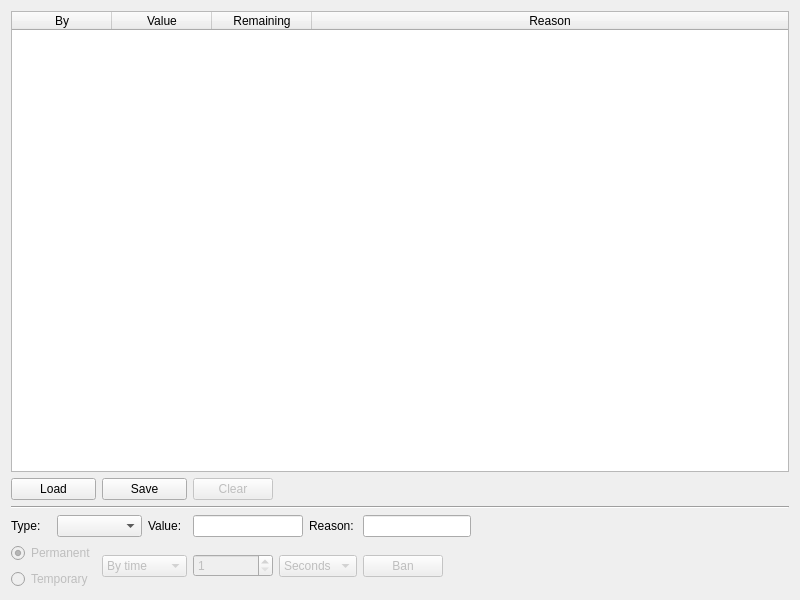
<?xml version="1.0" encoding="UTF-8"?>
<ui version="4.0">
 <class>FrostbiteBanListWidget</class>
 <widget class="QWidget" name="FrostbiteBanListWidget">
  <property name="geometry">
   <rect>
    <x>0</x>
    <y>0</y>
    <width>800</width>
    <height>600</height>
   </rect>
  </property>
  <property name="windowTitle">
   <string/>
  </property>
  <layout class="QGridLayout" name="gridLayout">
   <item row="1" column="4">
    <widget class="QPushButton" name="pushButton_clear">
     <property name="enabled">
      <bool>false</bool>
     </property>
     <property name="text">
      <string>Clear</string>
     </property>
     <property name="icon">
      <iconset resource="Frostbite.qrc">
       <normaloff>:/frostbite/icons/clear.png</normaloff>:/frostbite/icons/clear.png</iconset>
     </property>
     <property name="checkable">
      <bool>false</bool>
     </property>
     <property name="checked">
      <bool>false</bool>
     </property>
     <property name="autoRepeat">
      <bool>false</bool>
     </property>
     <property name="flat">
      <bool>false</bool>
     </property>
    </widget>
   </item>
   <item row="1" column="5" colspan="6">
    <spacer name="horizontalSpacer">
     <property name="orientation">
      <enum>Qt::Horizontal</enum>
     </property>
     <property name="sizeHint" stdset="0">
      <size>
       <width>156</width>
       <height>21</height>
      </size>
     </property>
    </spacer>
   </item>
   <item row="3" column="1" colspan="2">
    <widget class="QComboBox" name="comboBox_type"/>
   </item>
   <item row="1" column="0" colspan="2">
    <widget class="QPushButton" name="pushButton_load">
     <property name="text">
      <string>Load</string>
     </property>
     <property name="icon">
      <iconset resource="Frostbite.qrc">
       <normaloff>:/frostbite/icons/load.png</normaloff>:/frostbite/icons/load.png</iconset>
     </property>
    </widget>
   </item>
   <item row="3" column="10">
    <spacer name="horizontalSpacer_2">
     <property name="orientation">
      <enum>Qt::Horizontal</enum>
     </property>
     <property name="sizeHint" stdset="0">
      <size>
       <width>0</width>
       <height>20</height>
      </size>
     </property>
    </spacer>
   </item>
   <item row="4" column="5" colspan="3">
    <widget class="QComboBox" name="comboBox_timeUnit">
     <property name="enabled">
      <bool>false</bool>
     </property>
     <item>
      <property name="text">
       <string>Seconds</string>
      </property>
     </item>
     <item>
      <property name="text">
       <string>Minutes</string>
      </property>
     </item>
     <item>
      <property name="text">
       <string>Hours</string>
      </property>
     </item>
     <item>
      <property name="text">
       <string>Days</string>
      </property>
     </item>
     <item>
      <property name="text">
       <string>Weeks</string>
      </property>
     </item>
    </widget>
   </item>
   <item row="3" column="0">
    <widget class="QLabel" name="label_type">
     <property name="text">
      <string>Type:</string>
     </property>
    </widget>
   </item>
   <item row="3" column="3">
    <widget class="QLabel" name="label_value">
     <property name="text">
      <string>Value:</string>
     </property>
    </widget>
   </item>
   <item row="3" column="6" colspan="2">
    <widget class="QLabel" name="label_reason">
     <property name="text">
      <string>Reason:</string>
     </property>
    </widget>
   </item>
   <item row="1" column="2" colspan="2">
    <widget class="QPushButton" name="pushButton_save">
     <property name="text">
      <string>Save</string>
     </property>
     <property name="icon">
      <iconset resource="Frostbite.qrc">
       <normaloff>:/frostbite/icons/save.png</normaloff>:/frostbite/icons/save.png</iconset>
     </property>
    </widget>
   </item>
   <item row="3" column="4" colspan="2">
    <widget class="QLineEdit" name="lineEdit_value"/>
   </item>
   <item row="3" column="8" colspan="2">
    <widget class="QLineEdit" name="lineEdit_reason"/>
   </item>
   <item row="4" column="2" colspan="2">
    <widget class="QComboBox" name="comboBox_by">
     <property name="enabled">
      <bool>false</bool>
     </property>
     <item>
      <property name="text">
       <string>By time</string>
      </property>
     </item>
     <item>
      <property name="text">
       <string>By rounds</string>
      </property>
     </item>
    </widget>
   </item>
   <item row="4" column="4">
    <widget class="QSpinBox" name="spinBox_timeout">
     <property name="enabled">
      <bool>false</bool>
     </property>
     <property name="minimum">
      <number>1</number>
     </property>
     <property name="maximum">
      <number>999</number>
     </property>
    </widget>
   </item>
   <item row="4" column="0" colspan="2">
    <layout class="QVBoxLayout" name="verticalLayout">
     <item>
      <widget class="QRadioButton" name="radioButton_permanent">
       <property name="enabled">
        <bool>false</bool>
       </property>
       <property name="text">
        <string>Permanent</string>
       </property>
       <property name="checked">
        <bool>true</bool>
       </property>
      </widget>
     </item>
     <item>
      <widget class="QRadioButton" name="radioButton_temporary">
       <property name="enabled">
        <bool>false</bool>
       </property>
       <property name="text">
        <string>Temporary</string>
       </property>
      </widget>
     </item>
    </layout>
   </item>
   <item row="0" column="0" colspan="11">
    <widget class="QTableWidget" name="tableWidget_bl_banList">
     <property name="contextMenuPolicy">
      <enum>Qt::CustomContextMenu</enum>
     </property>
     <property name="editTriggers">
      <set>QAbstractItemView::NoEditTriggers</set>
     </property>
     <property name="selectionMode">
      <enum>QAbstractItemView::SingleSelection</enum>
     </property>
     <property name="selectionBehavior">
      <enum>QAbstractItemView::SelectRows</enum>
     </property>
     <attribute name="horizontalHeaderStretchLastSection">
      <bool>true</bool>
     </attribute>
     <attribute name="verticalHeaderVisible">
      <bool>false</bool>
     </attribute>
     <attribute name="verticalHeaderHighlightSections">
      <bool>false</bool>
     </attribute>
     <column>
      <property name="text">
       <string>By</string>
      </property>
     </column>
     <column>
      <property name="text">
       <string>Value</string>
      </property>
     </column>
     <column>
      <property name="text">
       <string>Remaining</string>
      </property>
     </column>
     <column>
      <property name="text">
       <string>Reason</string>
      </property>
     </column>
    </widget>
   </item>
   <item row="4" column="9" colspan="2">
    <spacer name="horizontalSpacer_3">
     <property name="orientation">
      <enum>Qt::Horizontal</enum>
     </property>
     <property name="sizeHint" stdset="0">
      <size>
       <width>40</width>
       <height>20</height>
      </size>
     </property>
    </spacer>
   </item>
   <item row="4" column="8">
    <widget class="QPushButton" name="pushButton_ban">
     <property name="enabled">
      <bool>false</bool>
     </property>
     <property name="text">
      <string>Ban</string>
     </property>
    </widget>
   </item>
   <item row="2" column="0" colspan="11">
    <widget class="Line" name="line">
     <property name="orientation">
      <enum>Qt::Horizontal</enum>
     </property>
    </widget>
   </item>
  </layout>
 </widget>
 <resources>
  <include location="Frostbite.qrc"/>
 </resources>
 <connections/>
</ui>
